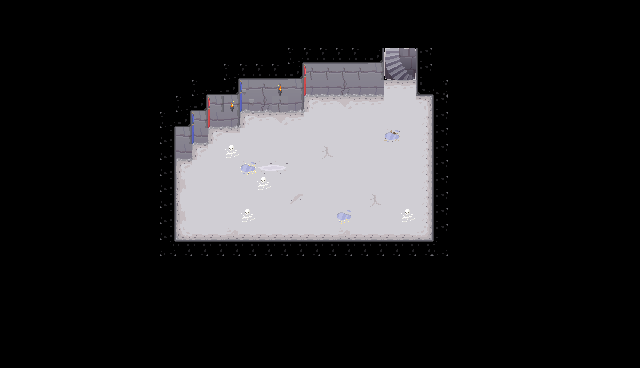

The image is a tile-based game level rendered from a .tmx file. Its description and complete source (layers, tilesets, objects, tile grids) follow:
An orthogonal 40x23 tile map with 16x16 px tiles, 3 tile layers (Superficie, Detallitos, Objetos).

<map version="1.4" tiledversion="2021.01.13" orientation="orthogonal" renderorder="right-down" width="40" height="23" tilewidth="16" tileheight="16" infinite="0" nextlayerid="4" nextobjectid="1">
 <tileset firstgid="1" source="Dungeon Tileset Calciumtrice.tsx" />
 <layer id="1" name="Superficie" width="40" height="23">
  <data encoding="csv">
0,0,0,0,0,0,0,0,0,0,0,0,0,0,0,0,0,0,0,0,0,0,0,0,0,0,0,0,0,0,0,0,0,0,0,0,0,0,0,0,
0,0,0,0,0,0,0,0,0,0,0,0,0,0,0,0,0,0,0,0,0,0,0,0,0,0,0,0,0,0,0,0,0,0,0,0,0,0,0,0,
0,0,0,0,0,0,0,0,0,0,0,0,0,0,0,0,0,0,0,0,0,0,0,0,0,0,0,0,0,0,0,0,0,0,0,0,0,0,0,0,
0,0,0,0,0,0,0,0,0,0,0,0,0,0,0,0,0,0,2684354637,1610612799,1610612799,1610612799,1610612799,35,451,452,63,0,0,0,0,0,0,0,0,0,0,0,0,0,
0,0,0,0,0,0,0,0,0,0,0,0,0,0,2684354637,1610612799,1610612799,1610612799,35,123,123,123,123,126,481,482,63,0,0,0,0,0,0,0,0,0,0,0,0,0,
0,0,0,0,0,0,0,0,0,0,0,0,2684354637,44,35,122,123,123,126,155,155,153,155,155,219,219,2684354595,2684354635,0,0,0,0,0,0,0,0,0,0,0,0,
0,0,0,0,0,0,0,0,0,0,0,2684354637,35,126,126,152,153,123,156,271,219,220,219,219,211,211,270,63,0,0,0,0,0,0,0,0,0,0,0,0,
0,0,0,0,0,0,0,0,0,0,2684354637,35,126,154,156,271,219,220,219,211,211,211,211,211,211,211,226,63,0,0,0,0,0,0,0,0,0,0,0,0,
0,0,0,0,0,0,0,0,0,0,3221225535,126,154,271,221,211,211,211,211,211,211,211,211,211,275,211,226,63,0,0,0,0,0,0,0,0,0,0,0,0,
0,0,0,0,0,0,0,0,0,0,3221225535,154,271,211,211,211,211,211,211,211,276,211,211,211,211,211,226,63,0,0,0,0,0,0,0,0,0,0,0,0,
0,0,0,0,0,0,0,0,0,0,3221225535,271,211,211,211,275,275,275,211,211,211,211,211,211,211,211,226,63,0,0,0,0,0,0,0,0,0,0,0,0,
0,0,0,0,0,0,0,0,0,0,3221225535,216,211,211,211,211,211,211,211,211,211,211,211,211,211,211,226,63,0,0,0,0,0,0,0,0,0,0,0,0,
0,0,0,0,0,0,0,0,0,0,3221225535,218,211,211,211,211,211,211,278,211,211,211,211,276,211,211,226,63,0,0,0,0,0,0,0,0,0,0,0,0,
0,0,0,0,0,0,0,0,0,0,3221225535,216,211,211,211,211,211,211,211,211,211,211,211,211,211,211,226,63,0,0,0,0,0,0,0,0,0,0,0,0,
0,0,0,0,0,0,0,0,0,0,3221225535,269,224,224,222,224,224,224,224,224,224,222,224,224,224,224,268,63,0,0,0,0,0,0,0,0,0,0,0,0,
0,0,0,0,0,0,0,0,0,0,77,2684354623,2684354623,2684354623,2684354623,2684354623,2684354623,2684354623,2684354623,2684354623,2684354623,2684354623,2684354623,2684354623,2684354623,2684354623,2684354623,2684354637,0,0,0,0,0,0,0,0,0,0,0,0,
0,0,0,0,0,0,0,0,0,0,0,0,0,0,0,0,0,0,0,0,0,0,0,0,0,0,0,0,0,0,0,0,0,0,0,0,0,0,0,0,
0,0,0,0,0,0,0,0,0,0,0,0,0,0,0,0,0,0,0,0,0,0,0,0,0,0,0,0,0,0,0,0,0,0,0,0,0,0,0,0,
0,0,0,0,0,0,0,0,0,0,0,0,0,0,0,0,0,0,0,0,0,0,0,0,0,0,0,0,0,0,0,0,0,0,0,0,0,0,0,0,
0,0,0,0,0,0,0,0,0,0,0,0,0,0,0,0,0,0,0,0,0,0,0,0,0,0,0,0,0,0,0,0,0,0,0,0,0,0,0,0,
0,0,0,0,0,0,0,0,0,0,0,0,0,0,0,0,0,0,0,0,0,0,0,0,0,0,0,0,0,0,0,0,0,0,0,0,0,0,0,0,
0,0,0,0,0,0,0,0,0,0,0,0,0,0,0,0,0,0,0,0,0,0,0,0,0,0,0,0,0,0,0,0,0,0,0,0,0,0,0,0,
0,0,0,0,0,0,0,0,0,0,0,0,0,0,0,0,0,0,0,0,0,0,0,0,0,0,0,0,0,0,0,0,0,0,0,0,0,0,0,0
</data>
 </layer>
 <layer id="3" name="Detallitos" width="40" height="23">
  <data encoding="csv">
0,0,0,0,0,0,0,0,0,0,0,0,0,0,0,0,0,0,0,0,0,0,0,0,0,0,0,0,0,0,0,0,0,0,0,0,0,0,0,0,
0,0,0,0,0,0,0,0,0,0,0,0,0,0,0,0,0,0,0,0,0,0,0,0,0,0,0,0,0,0,0,0,0,0,0,0,0,0,0,0,
0,0,0,0,0,0,0,0,0,0,0,0,0,0,0,0,0,0,0,0,0,0,0,0,0,0,0,0,0,0,0,0,0,0,0,0,0,0,0,0,
0,0,0,0,0,0,0,0,0,0,0,0,0,0,0,0,0,0,0,0,0,0,0,0,0,0,0,0,0,0,0,0,0,0,0,0,0,0,0,0,
0,0,0,0,0,0,0,0,0,0,0,0,0,0,0,0,0,0,0,0,0,0,0,0,0,0,0,0,0,0,0,0,0,0,0,0,0,0,0,0,
0,0,0,0,0,0,0,0,0,0,0,0,0,0,0,0,0,0,0,0,0,0,0,0,0,0,0,0,0,0,0,0,0,0,0,0,0,0,0,0,
0,0,0,0,0,0,0,0,0,0,0,0,0,0,0,0,0,0,0,0,0,0,0,0,0,0,0,0,0,0,0,0,0,0,0,0,0,0,0,0,
0,0,0,0,0,0,0,0,0,0,0,0,0,0,0,0,0,0,0,0,0,0,0,0,0,0,0,0,901,902,0,0,0,0,0,0,0,0,0,0,
0,0,0,0,0,0,0,0,0,0,0,0,0,0,0,0,0,0,0,0,0,0,0,0,459,0,0,0,0,0,0,0,0,0,0,0,0,0,0,0,
0,0,0,0,0,0,0,0,0,0,0,0,0,0,0,0,0,0,0,0,0,0,0,0,0,0,0,0,0,0,0,0,0,0,0,0,0,0,0,0,
0,0,0,0,0,0,0,0,0,0,0,0,0,0,0,662,968,969,0,0,0,0,0,0,0,0,0,0,0,0,0,0,0,0,0,0,0,0,0,0,
0,0,0,0,0,0,0,0,0,0,0,0,0,0,0,0,0,0,0,0,0,0,0,0,0,0,0,0,0,0,0,0,0,0,0,0,0,0,0,0,
0,0,0,0,0,0,0,0,0,0,0,0,0,0,0,0,0,0,0,0,0,0,0,0,0,0,0,0,0,0,0,0,0,0,0,0,0,0,0,0,
0,0,0,0,0,0,0,0,0,0,0,0,0,0,0,0,0,0,0,0,0,661,0,0,0,0,0,0,0,0,0,0,0,0,0,0,0,0,0,0,
0,0,0,0,0,0,0,0,0,0,0,0,0,0,0,0,0,0,0,0,0,0,0,0,0,0,0,0,0,0,0,0,0,0,0,0,0,0,0,0,
0,0,0,0,0,0,0,0,0,0,0,0,0,0,0,0,0,0,0,0,0,0,0,0,0,0,0,0,0,0,0,0,0,0,0,0,0,0,0,0,
0,0,0,0,0,0,0,0,0,0,0,0,0,0,0,0,0,0,0,0,0,0,0,0,0,0,0,0,0,0,0,0,0,0,0,0,0,0,0,0,
0,0,0,0,0,0,0,0,0,0,0,0,0,0,0,0,0,0,0,0,0,0,0,0,0,0,0,0,0,0,0,0,0,0,0,0,0,0,0,0,
0,0,0,0,0,0,0,0,0,0,0,0,0,0,0,0,0,0,0,0,0,0,0,0,0,0,901,0,0,0,0,0,0,0,0,0,0,0,0,0,
0,0,0,0,0,0,0,0,0,0,0,0,0,0,0,0,0,0,0,0,0,0,0,0,0,0,831,0,0,0,0,0,0,0,0,0,0,0,0,0,
0,0,0,0,0,0,0,0,0,0,0,0,0,0,0,0,0,0,0,0,0,0,0,0,0,0,0,0,0,0,0,0,0,0,0,0,0,0,0,0,
0,0,0,0,0,0,0,0,0,0,0,0,0,0,0,0,0,0,0,0,0,0,0,0,0,0,0,0,0,0,0,0,0,0,0,0,0,0,0,0,
0,0,0,0,0,0,0,0,0,0,0,0,0,0,0,0,0,0,0,0,0,0,0,0,0,0,0,0,0,0,0,0,0,0,0,0,0,0,0,0
</data>
 </layer>
 <layer id="2" name="Objetos" width="40" height="23">
  <data encoding="csv">
0,0,0,0,0,0,0,0,0,0,0,0,0,0,0,0,0,0,0,0,0,0,0,0,0,0,0,0,0,0,0,0,0,0,0,0,0,0,0,0,
0,0,0,0,0,0,0,0,0,0,0,0,0,0,0,0,0,0,0,0,0,0,0,0,0,0,0,0,0,0,0,0,0,0,0,0,0,0,0,0,
0,0,0,0,0,0,0,0,0,0,0,0,0,0,0,0,0,0,0,0,0,0,0,0,0,0,0,0,0,0,0,0,0,0,0,0,0,0,0,0,
0,0,0,0,0,0,0,0,0,0,0,0,0,0,0,0,0,0,0,0,0,0,0,0,0,0,0,0,0,0,0,0,0,0,0,0,0,0,0,0,
0,0,0,0,0,0,0,0,0,0,0,0,0,0,0,0,0,0,0,355,0,0,0,0,0,0,0,0,0,0,0,0,0,0,0,0,0,0,0,0,
0,0,0,0,0,0,0,0,0,0,0,0,0,0,0,357,0,582,0,385,0,0,0,0,0,0,0,0,0,0,0,0,0,0,0,0,0,0,0,0,
0,0,0,0,0,0,0,0,0,0,0,0,0,355,583,387,0,0,0,0,0,0,0,0,0,0,0,0,0,0,0,0,0,0,0,0,0,0,0,0,
0,0,0,0,0,0,0,0,0,0,0,0,357,385,0,0,0,0,0,0,0,0,0,0,0,0,0,0,0,0,0,0,0,0,0,0,0,0,0,0,
0,0,0,0,0,0,0,0,0,0,0,0,387,0,0,0,0,0,0,0,0,0,0,0,457,0,0,0,0,0,0,0,0,0,0,0,0,0,0,0,
0,0,0,0,0,0,0,0,0,0,0,0,0,0,458,0,0,0,0,0,0,0,0,0,0,0,0,0,0,0,0,0,0,0,0,0,0,0,0,0,
0,0,0,0,0,0,0,0,0,0,0,0,0,0,0,457,0,0,0,0,0,0,0,0,0,0,0,0,0,0,0,0,0,0,0,0,0,0,0,0,
0,0,0,0,0,0,0,0,0,0,0,0,0,0,0,0,458,0,0,0,0,0,0,0,0,0,0,0,0,0,0,0,0,0,0,0,0,0,0,0,
0,0,0,0,0,0,0,0,0,0,0,0,0,0,0,0,0,0,0,0,0,0,0,0,0,0,0,0,0,0,0,0,0,0,0,0,0,0,0,0,
0,0,0,0,0,0,0,0,0,0,0,0,0,0,0,458,0,0,0,0,0,457,0,0,0,458,0,0,0,0,0,0,0,0,0,0,0,0,0,0,
0,0,0,0,0,0,0,0,0,0,0,0,0,0,0,0,0,0,0,0,0,0,0,0,0,0,0,0,0,0,0,0,0,0,0,0,0,0,0,0,
0,0,0,0,0,0,0,0,0,0,0,0,0,0,0,0,0,0,0,0,0,0,0,0,0,0,0,0,0,0,0,0,0,0,0,0,0,0,0,0,
0,0,0,0,0,0,0,0,0,0,0,0,0,0,0,0,0,0,0,0,0,0,0,0,0,0,0,0,0,0,0,0,0,0,0,0,0,0,0,0,
0,0,0,0,0,0,0,0,0,0,0,0,0,0,0,0,0,0,0,0,0,0,0,0,0,0,0,0,0,0,0,0,0,0,0,0,0,0,0,0,
0,0,0,0,0,0,0,0,0,0,0,0,0,0,0,0,0,0,0,0,0,0,0,0,0,0,0,0,0,0,0,0,0,0,0,0,0,0,0,0,
0,0,0,0,0,0,0,0,0,0,0,0,0,0,0,0,0,0,0,0,0,0,0,0,0,0,0,0,0,0,0,0,0,0,0,0,0,0,0,0,
0,0,0,0,0,0,0,0,0,0,0,0,0,0,0,0,0,0,0,0,0,0,0,0,0,0,0,0,0,0,0,0,0,0,0,0,0,0,0,0,
0,0,0,0,0,0,0,0,0,0,0,0,0,0,0,0,0,0,0,0,0,0,0,0,0,0,0,0,0,0,0,0,0,0,0,0,0,0,0,0,
0,0,0,0,0,0,0,0,0,0,0,0,0,0,0,0,0,0,0,0,0,0,0,0,0,0,0,0,0,0,0,0,0,0,0,0,0,0,0,0
</data>
 </layer>
</map>
